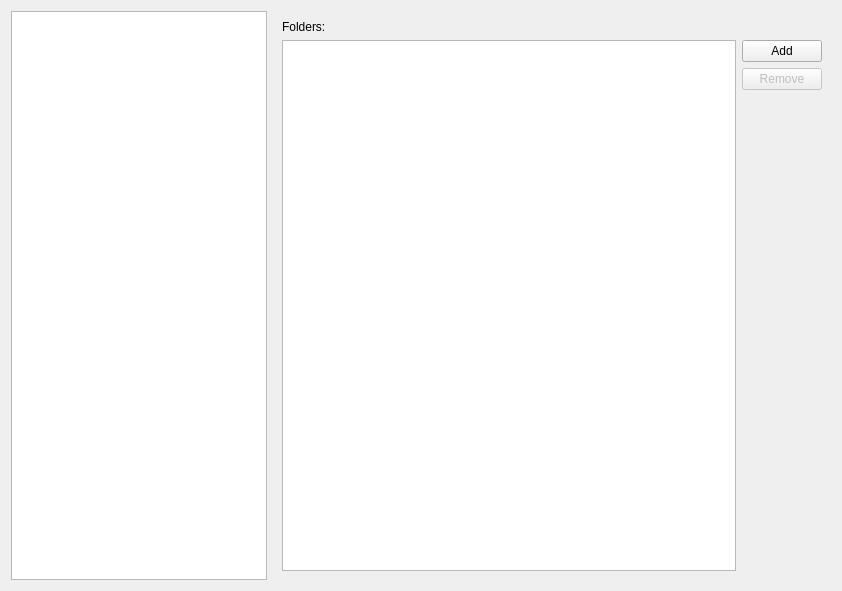
<?xml version="1.0" encoding="UTF-8"?>
<ui version="4.0">
 <class>WdgPreferencesPageLocations</class>
 <widget class="QWidget" name="WdgPreferencesPageLocations">
  <property name="geometry">
   <rect>
    <x>0</x>
    <y>0</y>
    <width>842</width>
    <height>591</height>
   </rect>
  </property>
  <property name="windowTitle">
   <string>Form</string>
  </property>
  <layout class="QHBoxLayout" name="horizontalLayout" stretch="0,1">
   <item>
    <widget class="QListWidget" name="lwLocationCategories"/>
   </item>
   <item>
    <widget class="QStackedWidget" name="swLocationSelector">
     <property name="currentIndex">
      <number>1</number>
     </property>
     <widget class="QWidget" name="pSingleSelection">
      <layout class="QVBoxLayout" name="verticalLayout_7">
       <item>
        <widget class="QLabel" name="lLocationSingleFolder">
         <property name="text">
          <string>Folder:</string>
         </property>
        </widget>
       </item>
       <item>
        <layout class="QHBoxLayout" name="horizontalLayout_2">
         <item>
          <widget class="QLineEdit" name="leLocationSingleFolder">
           <property name="readOnly">
            <bool>true</bool>
           </property>
          </widget>
         </item>
         <item>
          <widget class="QPushButton" name="pbBrowseLocationSingleFolder">
           <property name="text">
            <string/>
           </property>
           <property name="icon">
            <iconset resource="../../Resources.qrc">
             <normaloff>:/Icons/FileOpen.ico</normaloff>:/Icons/FileOpen.ico</iconset>
           </property>
          </widget>
         </item>
        </layout>
       </item>
       <item>
        <spacer name="verticalSpacer">
         <property name="orientation">
          <enum>Qt::Orientation::Vertical</enum>
         </property>
         <property name="sizeHint" stdset="0">
          <size>
           <width>20</width>
           <height>417</height>
          </size>
         </property>
        </spacer>
       </item>
      </layout>
     </widget>
     <widget class="QWidget" name="pMultipleSelection">
      <layout class="QVBoxLayout" name="verticalLayout_8">
       <item>
        <widget class="QLabel" name="lLocationMultipleFolders">
         <property name="text">
          <string>Folders:</string>
         </property>
        </widget>
       </item>
       <item>
        <layout class="QHBoxLayout" name="horizontalLayout_1">
         <item>
          <widget class="QListWidget" name="lwLocationMultipleFolders"/>
         </item>
         <item>
          <layout class="QVBoxLayout" name="verticalLayout">
           <item>
            <widget class="QPushButton" name="pbLocationMultipleFoldersAdd">
             <property name="text">
              <string>Add</string>
             </property>
             <property name="icon">
              <iconset resource="../../Resources.qrc">
               <normaloff>:/Icons/Add.ico</normaloff>:/Icons/Add.ico</iconset>
             </property>
            </widget>
           </item>
           <item>
            <widget class="QPushButton" name="pbLocationMultipleFoldersRemove">
             <property name="enabled">
              <bool>false</bool>
             </property>
             <property name="text">
              <string>Remove</string>
             </property>
             <property name="icon">
              <iconset resource="../../Resources.qrc">
               <normaloff>:/Icons/Remove.ico</normaloff>:/Icons/Remove.ico</iconset>
             </property>
            </widget>
           </item>
           <item>
            <spacer name="verticalSpacer_5">
             <property name="orientation">
              <enum>Qt::Orientation::Vertical</enum>
             </property>
             <property name="sizeHint" stdset="0">
              <size>
               <width>20</width>
               <height>40</height>
              </size>
             </property>
            </spacer>
           </item>
          </layout>
         </item>
        </layout>
       </item>
      </layout>
     </widget>
    </widget>
   </item>
  </layout>
 </widget>
 <resources>
  <include location="../../Resources.qrc"/>
 </resources>
 <connections/>
</ui>
